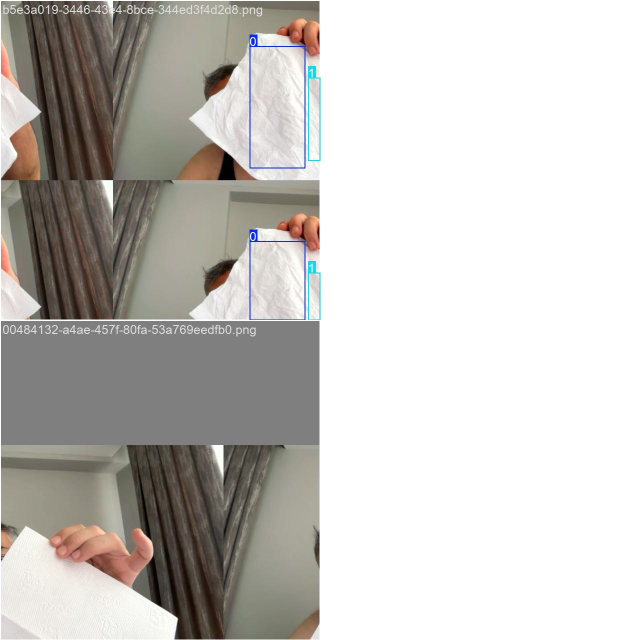
#> input picture data/training_runs/train_latest_20260712_094343/train_batch0.jpg, 1280 x 1280 px (shown at 1/2 size)
$ python bbox_picker.py --image ../data/training_runs/train_latest_20260712_094343/train_batch0.jpg
#> lines starting #> are read from the running program, lines starting #| are printed output that depends on the picture; after the words box and inside, x2 and y2 are one past the last pixel; in counts of white or black regions, pixels touching at a corner belong together
#> in main, img is the input picture: shape (1280, 1280, 3); mean B, G, R 192.9, 196.6, 199.4
#!/usr/bin/env python3
"""
scripts/bbox_picker.py
Bir görüntü üzerinde fareyle kutu çizip bbox_xywh koordinatlarını üretir.
Birden fazla kutu çizebilirsiniz (her biri için sınıf seçilir), sonunda
doğrudan /api/labeling/label/{id} endpoint'ine POST gönderilir.

Kullanım:
    python scripts/bbox_picker.py --id <sample_id>
    python scripts/bbox_picker.py --image data/labeling_queue/<uuid>.png

Kontroller:
    Sol tık + sürükle : kutu çiz
    Kutu çizince       : terminalde sınıf numarası sorar (0,1,2,3)
    'u'                : son kutuyu geri al (undo)
    's'                : bitir, etiketi otomatik gönder
    'q' / ESC          : iptal
"""
import argparse
import json
from pathlib import Path
from urllib.error import HTTPError, URLError
from urllib.request import Request, urlopen

import cv2
import numpy as np

CLASS_NAMES = ["defect_scratch", "defect_crack", "defect_dent", "ok"]
PANEL_WIDTH = 280
WINDOW_NAME = "bbox_picker"
CLASS_BUTTON_TOP = 70
CLASS_BUTTON_HEIGHT = 44
CLASS_BUTTON_GAP = 12
ACTION_BUTTON_HEIGHT = 44
ACTION_BUTTON_GAP = 12

boxes = []          # [(class_id, x, y, w, h), ...]
drawing = False
start_point = (0, 0)
current_point = (0, 0)
img = None
img_display = None
selected_class_id = 0
action_regions = {}
save_requested = False
cancel_requested = False
status_message = "Sınıf seçip kutu çizin."


def _class_button_rect(index: int, image_width: int) -> tuple[int, int, int, int]:
    x1 = image_width + 18
    y1 = CLASS_BUTTON_TOP + index * (CLASS_BUTTON_HEIGHT + CLASS_BUTTON_GAP)
    x2 = image_width + PANEL_WIDTH - 18
    y2 = y1 + CLASS_BUTTON_HEIGHT
    return x1, y1, x2, y2


def _action_button_rect(name: str, image_width: int, image_height: int) -> tuple[int, int, int, int]:
    buttons_top = image_height - (ACTION_BUTTON_HEIGHT * 3 + ACTION_BUTTON_GAP * 2 + 24)
    names = ["save", "undo", "cancel"]
    index = names.index(name)
    x1 = image_width + 18
    y1 = buttons_top + index * (ACTION_BUTTON_HEIGHT + ACTION_BUTTON_GAP)
    x2 = image_width + PANEL_WIDTH - 18
    y2 = y1 + ACTION_BUTTON_HEIGHT
    return x1, y1, x2, y2


def _point_in_rect(x: int, y: int, rect: tuple[int, int, int, int]) -> bool:
    x1, y1, x2, y2 = rect
    return x1 <= x <= x2 and y1 <= y <= y2


def _draw_button(canvas, rect, text, *, active=False, primary=False, danger=False):
    x1, y1, x2, y2 = rect
    if danger:
        fill = (64, 64, 180)
        border = (90, 90, 220)
    elif primary:
        fill = (180, 120, 30)
        border = (220, 160, 70)
    elif active:
        fill = (50, 110, 40)
        border = (90, 170, 80)
    else:
        fill = (55, 55, 55)
        border = (90, 90, 90)

    cv2.rectangle(canvas, (x1, y1), (x2, y2), fill, -1)
    cv2.rectangle(canvas, (x1, y1), (x2, y2), border, 1)
    cv2.putText(
        canvas,
        text,
        (x1 + 10, y1 + 28),
        cv2.FONT_HERSHEY_SIMPLEX,
        0.55,
        (255, 255, 255),
        1,
        cv2.LINE_AA,
    )


def redraw():
    global img_display, action_regions
    image_h, image_w = img.shape[:2]
    canvas = np.full((image_h, image_w + PANEL_WIDTH, 3), 24, dtype=np.uint8)
    canvas[:, :image_w] = img.copy()
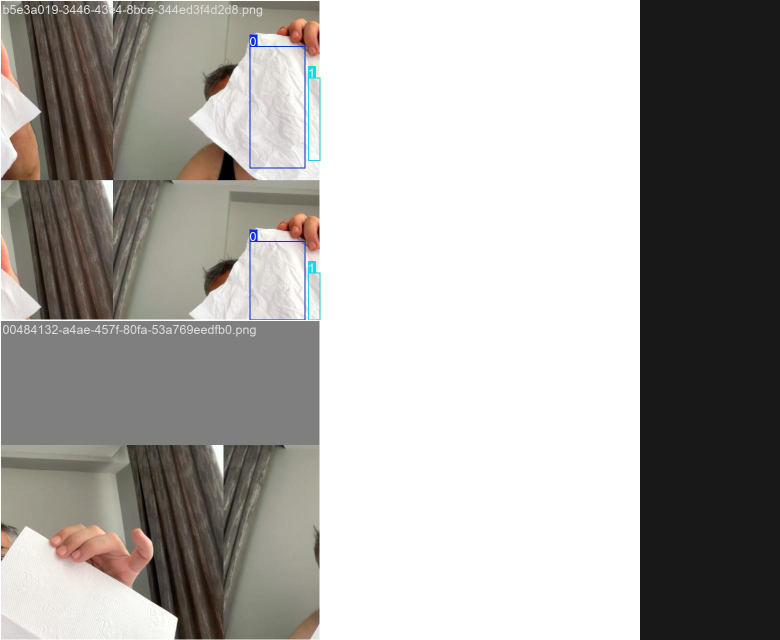
#> canvas: shape (1280, 1560, 3) (shown at 1/2 size); mean B, G, R 162.6, 165.6, 167.9

    for cls_id, x, y, w, h in boxes:
        color = (0, 255, 0) if CLASS_NAMES[cls_id] == "ok" else (0, 0, 255)
        cv2.rectangle(canvas, (x, y), (x + w, y + h), color, 2)
        cv2.putText(canvas, CLASS_NAMES[cls_id], (x, max(16, y - 6)),
                    cv2.FONT_HERSHEY_SIMPLEX, 0.5, color, 1)
    if drawing:
        cv2.rectangle(canvas, start_point, current_point, (255, 255, 0), 1)

    panel_x = image_w
    cv2.rectangle(canvas, (panel_x, 0), (panel_x + PANEL_WIDTH, image_h), (31, 41, 55), -1)
#> canvas: shape (1280, 1560, 3); 17.95% of pixels changed, all inside (x1, y1, x2, y2) = (1280, 0, 1560, 1280)
    cv2.line(canvas, (panel_x, 0), (panel_x, image_h), (70, 80, 95), 1)
#> canvas: shape (1280, 1560, 3); mean B, G, R 163.9, 168.7, 173.5

    cv2.putText(
        canvas,
        "Controls",
        (panel_x + 18, 34),
        cv2.FONT_HERSHEY_SIMPLEX,
        0.75,
        (240, 240, 240),
        2,
        cv2.LINE_AA,
    )
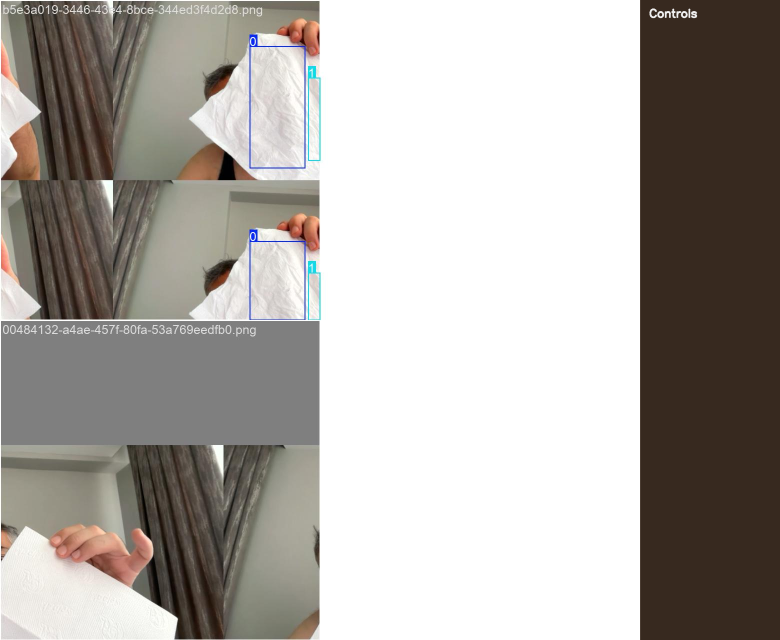
#> canvas: shape (1280, 1560, 3) (shown at 1/2 size); mean B, G, R 163.9, 168.8, 173.6
    cv2.putText(
        canvas,
        "Class secin ve kutu cizin",
        (panel_x + 18, 54),
        cv2.FONT_HERSHEY_SIMPLEX,
        0.42,
        (180, 190, 205),
        1,
        cv2.LINE_AA,
    )
#> canvas: shape (1280, 1560, 3); 0.05% of pixels changed, all inside (x1, y1, x2, y2) = (1298, 44, 1465, 56)

    action_regions = {}
    for index, name in enumerate(CLASS_NAMES):
        rect = _class_button_rect(index, image_w)
        action_regions[f"class:{index}"] = rect
        _draw_button(canvas, rect, f"{index} - {name}", active=index == selected_class_id)
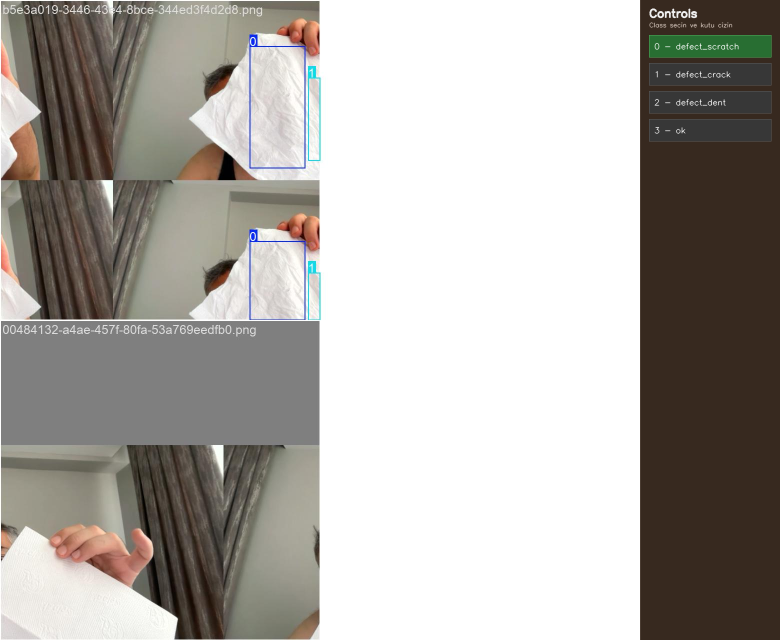
#> canvas: shape (1280, 1560, 3) (shown at 1/2 size); mean B, G, R 164.6, 169.6, 173.7
#> after the loop, action_regions = {'class:0': (1298, 70, 1542, 114), 'class:1': (1298, 126, 1542, 170), 'class:2': (1298, 182, 1542, 226), 'class:3': (1298, 238, 1542, 282)}

    for name, label, primary, danger in [
        ("save", "Save", True, False),
        ("undo", "Undo", False, False),
        ("cancel", "Cancel", False, True),
    ]:
        rect = _action_button_rect(name, image_w, image_h)
        action_regions[name] = rect
        _draw_button(canvas, rect, label, primary=primary, danger=danger)
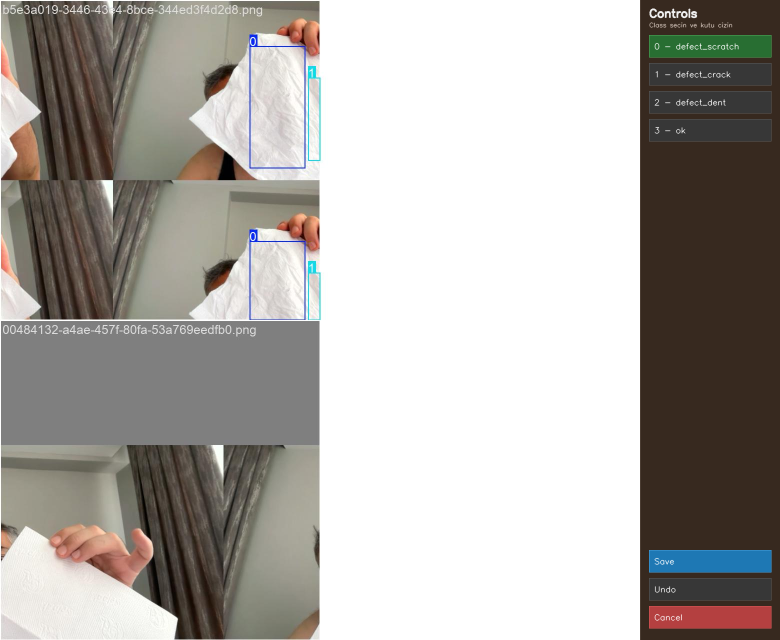
#> canvas: shape (1280, 1560, 3) (shown at 1/2 size); 1.66% of pixels changed, all inside (x1, y1, x2, y2) = (1298, 1100, 1543, 1257)
#> after the loop, action_regions = {'class:0': (1298, 70, 1542, 114), 'class:1': (1298, 126, 1542, 170), 'class:2': (1298, 182, 1542, 226), 'class:3': (1298, 238, 1542, 282), 'save': (1298, 1100, 1542, 1144), 'undo': (1298, 1156, 1542, 1200), 'cancel': (1298, 1212, 1542, 1256)}

    cv2.putText(
        canvas,
        f"Selected: {CLASS_NAMES[selected_class_id]}",
        (panel_x + 18, image_h - 160),
        cv2.FONT_HERSHEY_SIMPLEX,
        0.48,
        (220, 220, 220),
        1,
        cv2.LINE_AA,
    )
#> canvas: shape (1280, 1560, 3); 0.06% of pixels changed, all inside (x1, y1, x2, y2) = (1298, 1109, 1484, 1122)
    cv2.putText(
        canvas,
        f"Boxes: {len(boxes)}",
        (panel_x + 18, image_h - 138),
        cv2.FONT_HERSHEY_SIMPLEX,
        0.48,
        (220, 220, 220),
        1,
        cv2.LINE_AA,
    )
#> canvas: shape (1280, 1560, 3); mean B, G, R 165.9, 170.3, 174.4
    cv2.putText(
        canvas,
        status_message[:34],
        (panel_x + 18, image_h - 116),
        cv2.FONT_HERSHEY_SIMPLEX,
        0.42,
        (180, 190, 205),
        1,
        cv2.LINE_AA,
    )
#> canvas: shape (1280, 1560, 3); mean B, G, R 165.9, 170.4, 174.4

    img_display = canvas


# [39 lines left out: function mouse_callback, not called in this run]


def main():
    global img, save_requested, cancel_requested, status_message

    parser = argparse.ArgumentParser(description="Fareyle bbox çizme aracı")
    parser.add_argument("--id", help="labeling_queue içindeki sample_id")
    parser.add_argument("--image", help="Doğrudan görüntü dosyası yolu")
    parser.add_argument(
        "--queue-dir", default="data/labeling_queue",
        help="labeling_queue klasörü (varsayılan: data/labeling_queue)",
    )
    args = parser.parse_args()

    if args.id:
        img_path = Path(args.queue_dir) / f"{args.id}.png"
        sample_id = args.id
    elif args.image:
        img_path = Path(args.image)
        sample_id = img_path.stem
    else:
        parser.error("--id veya --image belirtmelisiniz")

    if not img_path.exists():
        print(f"Görüntü bulunamadı: {img_path}")
        return

    img = cv2.imread(str(img_path))
    if img is None:
        print(f"Görüntü okunamadı: {img_path}")
        return

    redraw()
    cv2.namedWindow(WINDOW_NAME)
    cv2.setMouseCallback(WINDOW_NAME, mouse_callback)

    while True:
        cv2.imshow(WINDOW_NAME, img_display)
        key = cv2.waitKey(20) & 0xFF
#> (key q is pressed here)
        if key == ord("u") and boxes:
            boxes.pop()
            status_message = "Son kutu geri alindi."
            redraw()
        elif key == ord("s"):
            save_requested = True
        elif key == ord("q") or key == 27:
            cancel_requested = True

        if save_requested:
            save_requested = False
            break
        if cancel_requested:
            cancel_requested = False
            boxes.clear()
            break

    cv2.destroyAllWindows()

    if not boxes:
        print("Hiç kutu çizilmedi.")
        return

    annotations = [
        {"class_id": cls_id, "bbox_xywh": [x, y, w, h], "confidence": 1.0}
        for cls_id, x, y, w, h in boxes
    ]
    payload = {
        "annotations": annotations,
        "class_names": CLASS_NAMES,
        "operator_id": "manual",
    }

    url = f"http://localhost:8000/api/labeling/label/{sample_id}"
    request = Request(
        url,
        data=json.dumps(payload).encode("utf-8"),
        headers={"accept": "application/json", "Content-Type": "application/json"},
        method="POST",
    )

    try:
        with urlopen(request, timeout=10) as response:
            response.read()
        print(f"Etiket gönderildi: {sample_id}")
    except HTTPError as error:
        print(f"Etiket gönderilemedi: {error.code} {error.reason}")
    except URLError as error:
        print(f"Etiket gönderilemedi: {error.reason}")


if __name__ == "__main__":
    main()

$ run again, on data/training_runs/train_latest_20260712_094343/train_batch2.jpg
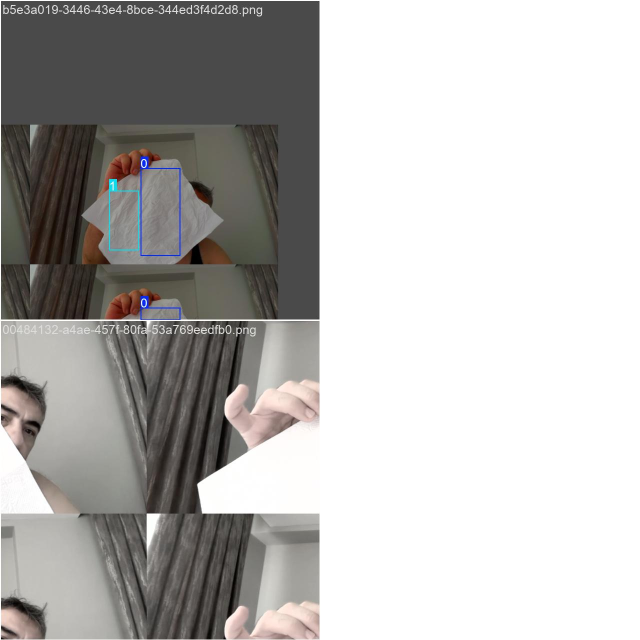
#> input picture data/training_runs/train_latest_20260712_094343/train_batch2.jpg, 1280 x 1280 px (shown at 1/2 size)
#> in main, img is the input picture: shape (1280, 1280, 3); mean B, G, R 182.7, 184.5, 186.1
#> after the loop in redraw, `for index, name in enumerate(CLASS_NAMES):`:
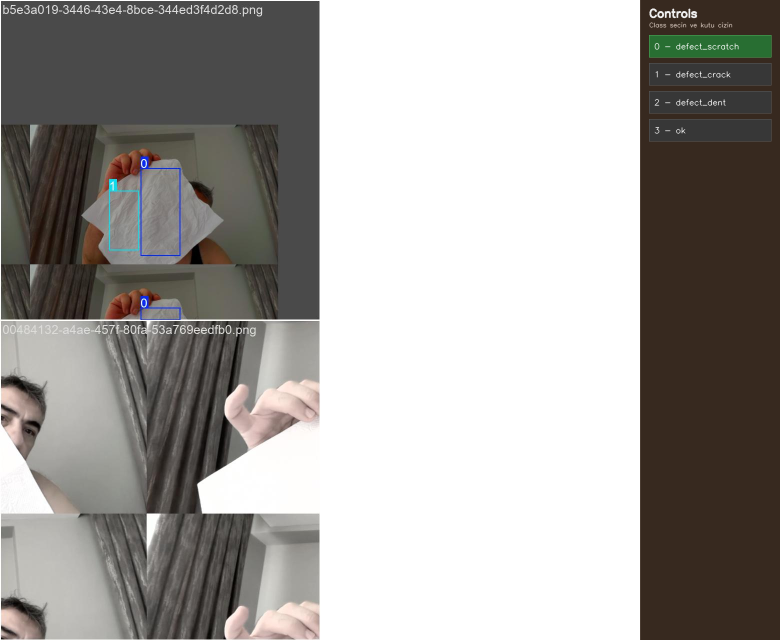
#> canvas: shape (1280, 1560, 3) (shown at 1/2 size); mean B, G, R 156.3, 159.6, 162.8
#> after the loop in redraw, `for index, name in enumerate(CLASS_NAMES):`: action_regions = {'class:0': (1298, 70, 1542, 114), 'class:1': (1298, 126, 1542, 170), 'class:2': (1298, 182, 1542, 226), 'class:3': (1298, 238, 1542, 282)}
#> after the loop in redraw, `for name, label, primary, danger in [`:
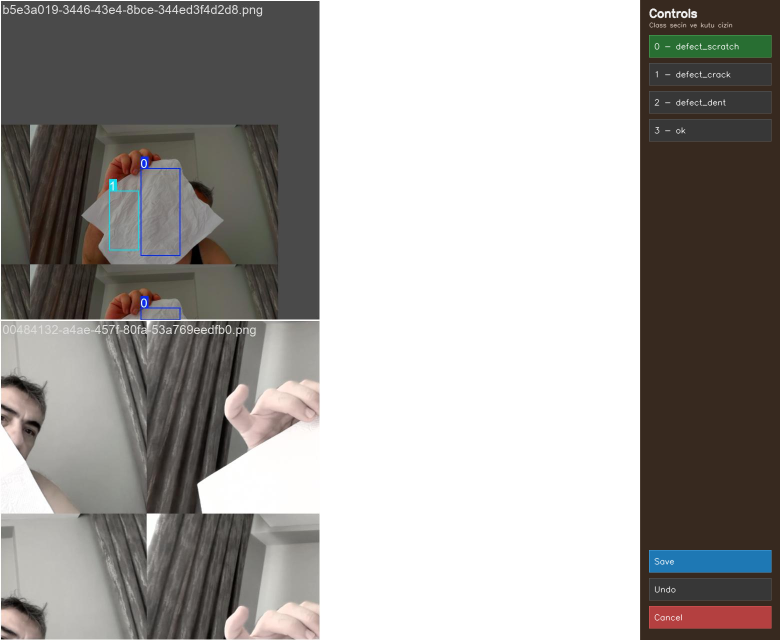
#> canvas: shape (1280, 1560, 3) (shown at 1/2 size); 1.66% of pixels changed, all inside (x1, y1, x2, y2) = (1298, 1100, 1543, 1257)
#> after the loop in redraw, `for name, label, primary, danger in [`: action_regions = {'class:0': (1298, 70, 1542, 114), 'class:1': (1298, 126, 1542, 170), 'class:2': (1298, 182, 1542, 226), 'class:3': (1298, 238, 1542, 282), 'save': (1298, 1100, 1542, 1144), 'undo': (1298, 1156, 1542, 1200), 'cancel': (1298, 1212, 1542, 1256)}

$ run again, on data/training_runs/train_latest_20260712_094343/train_batch40.jpg
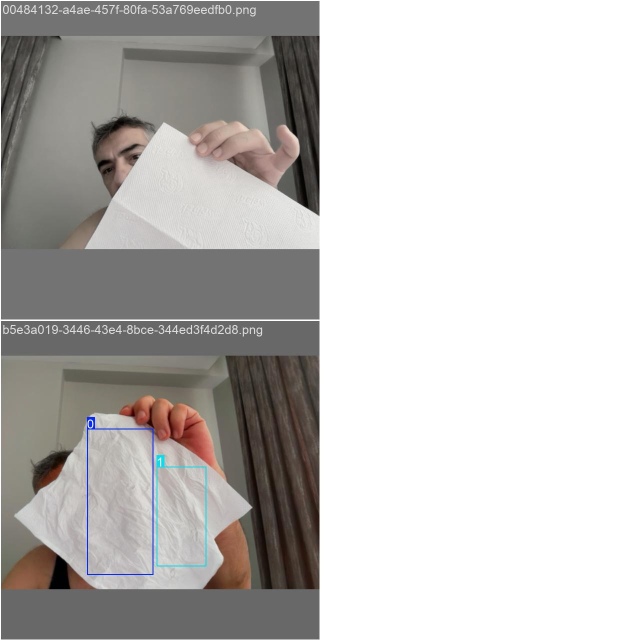
#> input picture data/training_runs/train_latest_20260712_094343/train_batch40.jpg, 1280 x 1280 px (shown at 1/2 size)
#> in main, img is the input picture: shape (1280, 1280, 3); mean B, G, R 189.8, 191.7, 193.9
#> after the loop in redraw, `for index, name in enumerate(CLASS_NAMES):`:
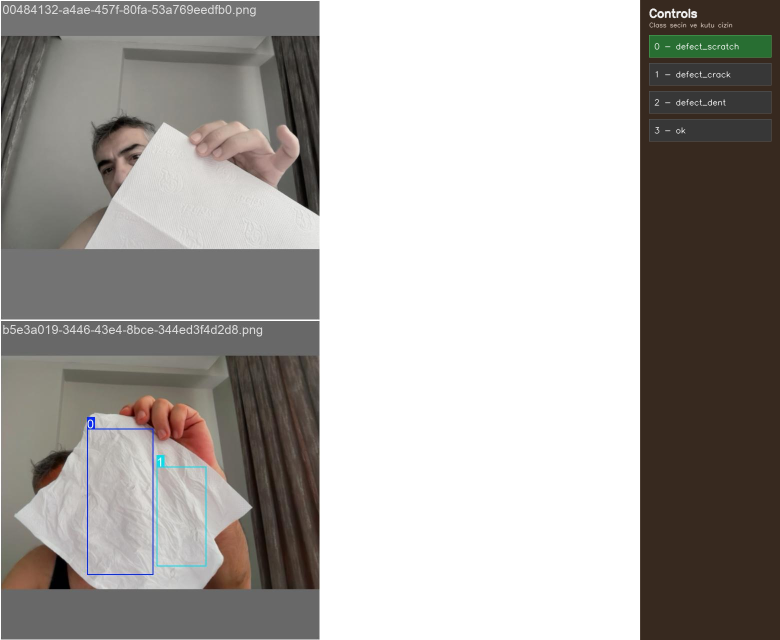
#> canvas: shape (1280, 1560, 3) (shown at 1/2 size); mean B, G, R 162.1, 165.6, 169.2
#> after the loop in redraw, `for index, name in enumerate(CLASS_NAMES):`: action_regions = {'class:0': (1298, 70, 1542, 114), 'class:1': (1298, 126, 1542, 170), 'class:2': (1298, 182, 1542, 226), 'class:3': (1298, 238, 1542, 282)}
#> after the loop in redraw, `for name, label, primary, danger in [`:
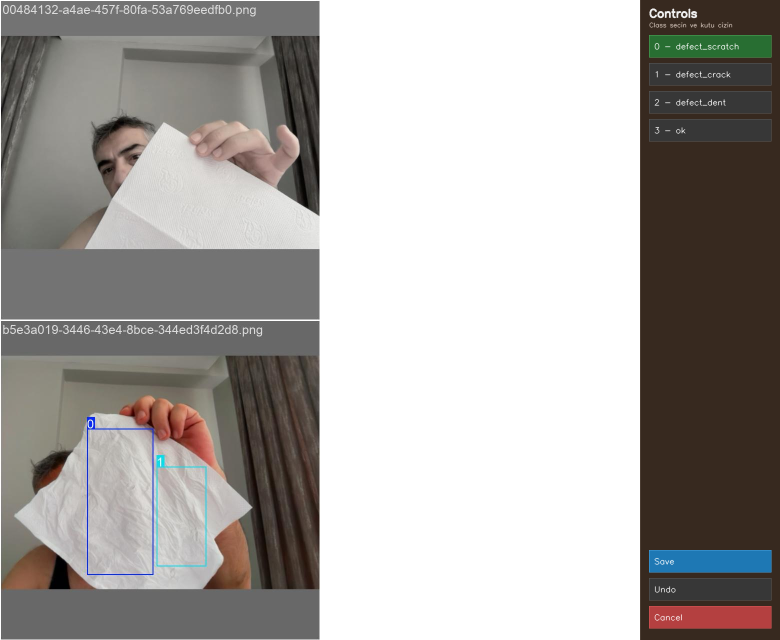
#> canvas: shape (1280, 1560, 3) (shown at 1/2 size); 1.66% of pixels changed, all inside (x1, y1, x2, y2) = (1298, 1100, 1543, 1257)
#> after the loop in redraw, `for name, label, primary, danger in [`: action_regions = {'class:0': (1298, 70, 1542, 114), 'class:1': (1298, 126, 1542, 170), 'class:2': (1298, 182, 1542, 226), 'class:3': (1298, 238, 1542, 282), 'save': (1298, 1100, 1542, 1144), 'undo': (1298, 1156, 1542, 1200), 'cancel': (1298, 1212, 1542, 1256)}
